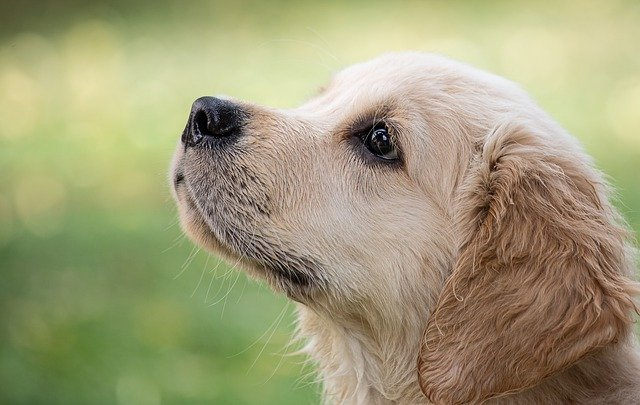
#> input picture dog.jpg, 640 x 405 px
$ jupyter execute '09.이미지회전.ipynb'
#> lines starting #> are read from the running program, lines starting #| are printed output that depends on the picture
# 이미지회전

## 시계방향회전

[cell 1]
import cv2
img = cv2.imread('dog.jpg')
#> img is the input picture: shape (405, 640, 3); mean B, G, R 120, 156.6, 160

rotate_90 = cv2.rotate(img,cv2.ROTATE_90_CLOCKWISE)  #시계방향으로 90도 회전
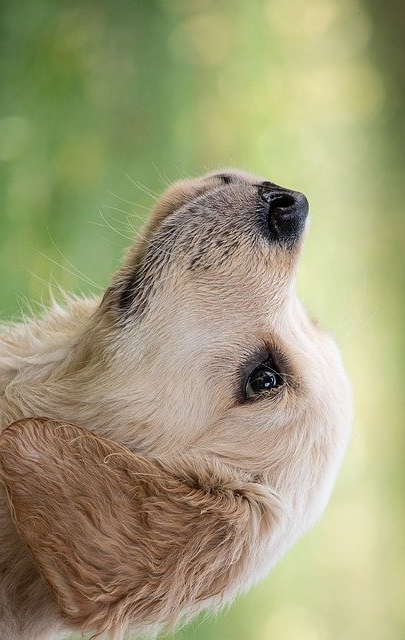
#> rotate_90: shape (640, 405, 3); mean B, G, R 120, 156.6, 160

cv2.imshow('img',img)
cv2.imshow('rotate_90',rotate_90)
cv2.waitKey(0)
cv2.destroyAllWindows()

## 180도 회전

[cell 2]
import cv2
img = cv2.imread('dog.jpg')

rotate_180 = cv2.rotate(img,cv2.ROTATE_180)  #시계방향으로 180도 회전
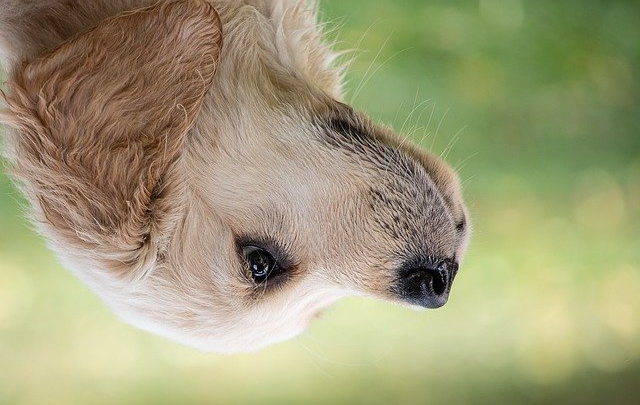
#> rotate_180: shape (405, 640, 3); mean B, G, R 120, 156.6, 160

cv2.imshow('img',img)
cv2.imshow('rotate_180',rotate_180)
cv2.waitKey(0)
cv2.destroyAllWindows()

## 시계 반대 방향으로 90도 회전

[cell 3]
import cv2
img = cv2.imread('dog.jpg')

rotate_270 = cv2.rotate(img,cv2.ROTATE_90_COUNTERCLOCKWISE)  #시계방향으로 90도 회전
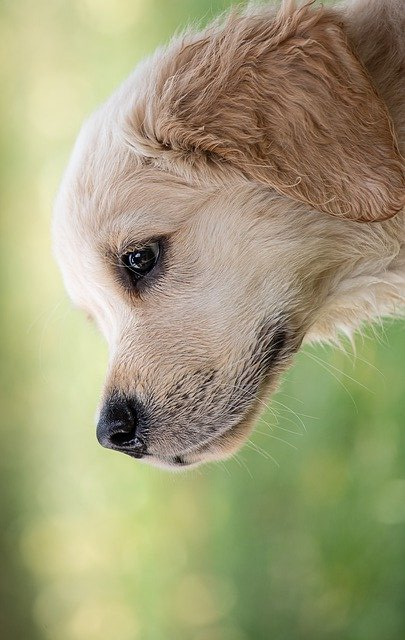
#> rotate_270: shape (640, 405, 3); mean B, G, R 120, 156.6, 160

cv2.imshow('img',img)
cv2.imshow('rotate_270',rotate_270)
cv2.waitKey(0)
cv2.destroyAllWindows()

$ run again, with newspaper.jpg copied over dog.jpg
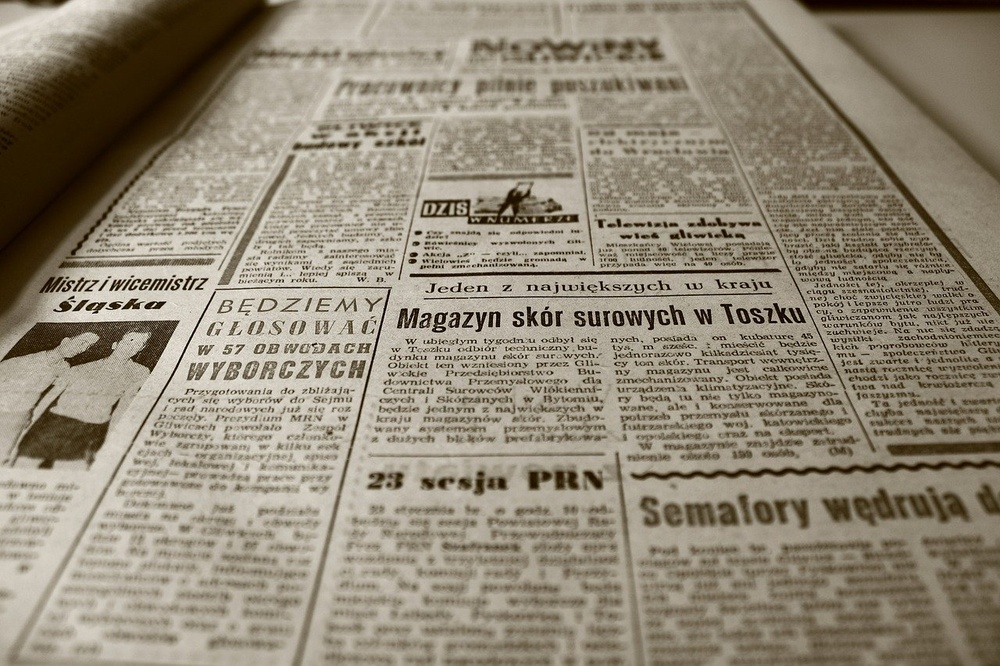
#> input picture newspaper.jpg, 1000 x 666 px, shrunk from 1280 x 853 before the run
#> img is the input picture: shape (666, 1000, 3); mean B, G, R 118.1, 135.9, 145.1
#> `rotate_180 = cv2.rotate(img,cv2.ROTATE_180)`:
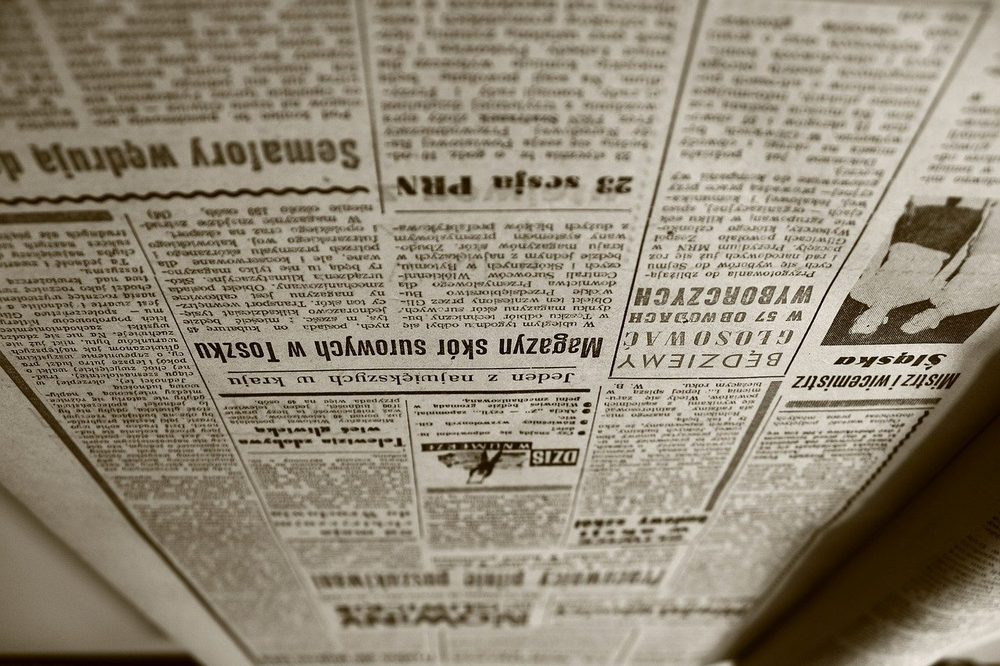
#> rotate_180: shape (666, 1000, 3); mean B, G, R 118.1, 135.9, 145.1
#> `rotate_270 = cv2.rotate(img,cv2.ROTATE_90_COUNTERCLOCKWISE)`:
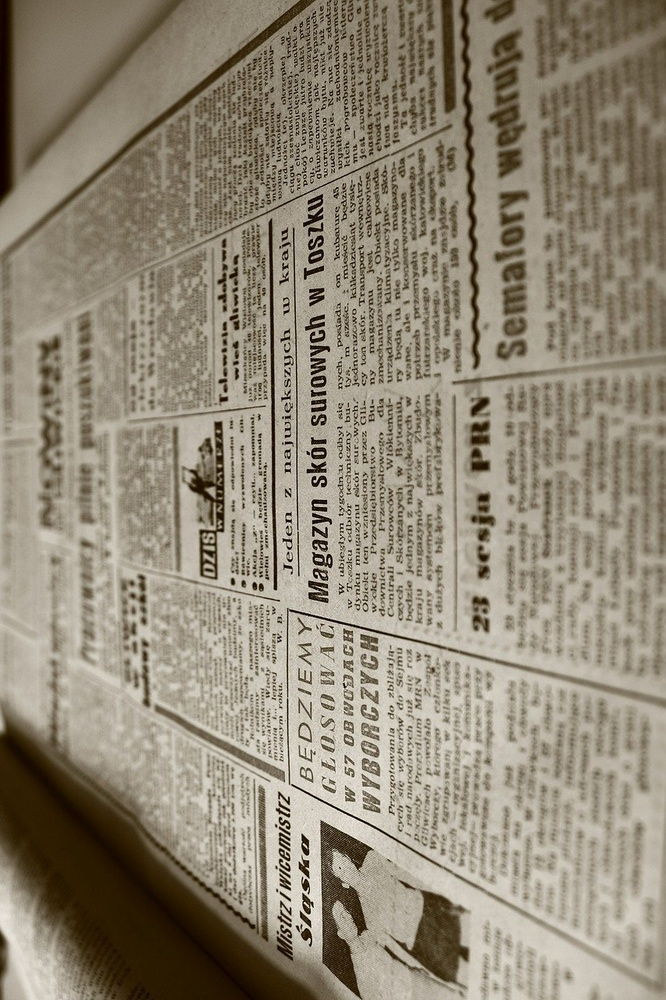
#> rotate_270: shape (1000, 666, 3); mean B, G, R 118.1, 135.9, 145.1
